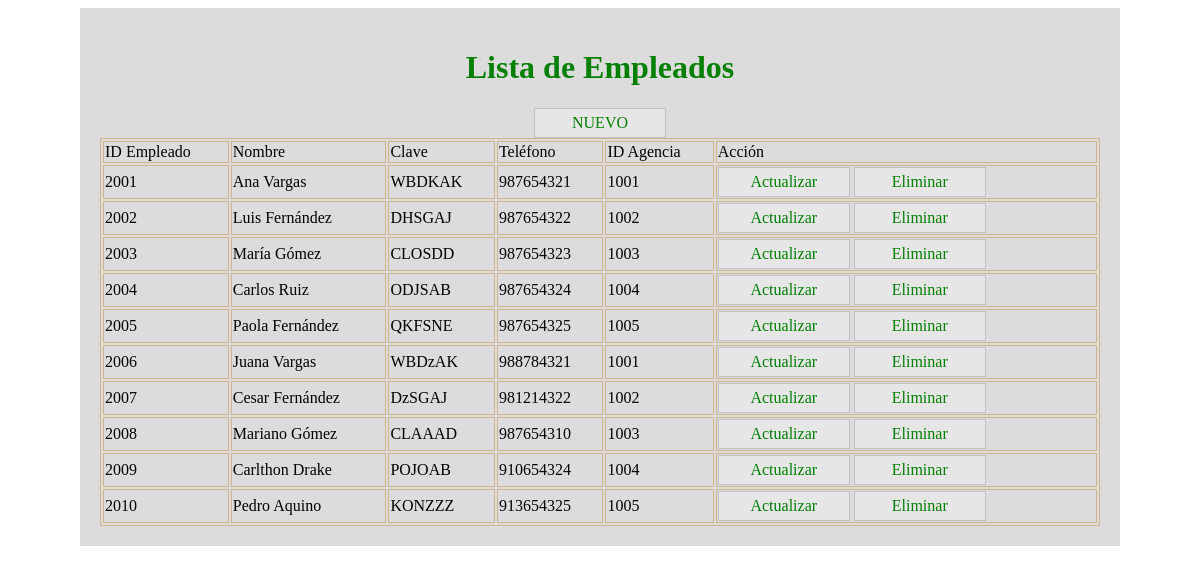
The app's page /MVC/ADMIN/Empleado/EmpleadoForm.php with its own data.
### tables this page shows
CREATE TABLE empleado(
	id_empleado INT(8)  AUTO_INCREMENT PRIMARY KEY,
    nombre VARCHAR(40) NOT NULL,
    clave CHAR(6) NOT NULL,
	telefono CHAR(9) DEFAULT NULL,
    id_agencia INT(8) NOT NULL,
    FOREIGN KEY (id_agencia) REFERENCES agencia (id_agencia) ON DELETE CASCADE ON UPDATE CASCADE
);

### MVC/ADMIN/Empleado/EmpleadoForm.php (the view, shortened to what this page needs)
<?php
require_once '../conexion.php';
$query = "SELECT * FROM empleado";
$result = $conn->query($query);
?>
<!DOCTYPE html>
<html lang="es">
<head>
    <link rel="stylesheet" href="../vista/css/app.css">
</head>
<body>
    <div class="panel">
        <h1 class="text-center">Lista de Empleados</h1>
        <div class="text-center">
            <a href="Insercion.php" class="btn">NUEVO</a>
        </div>
        <?php
        if ($result && $result->num_rows > 0) {
        ?>
        <table>
            <tr>
                <td>ID Empleado</td>
                <td>Nombre</td>
                <td>Clave</td>
                <td>Teléfono</td>
                <td>ID Agencia</td>
                <td>Acción</td>
            </tr>
            <tbody>
                <?php while ($row = $result->fetch_assoc()): ?>
                    <tr>
                        <td><?php echo htmlspecialchars($row['id_empleado']); ?></td>
                        <td><?php echo htmlspecialchars($row['nombre']); ?></td>
                        <td><?php echo htmlspecialchars($row['clave']); ?></td>
                        <td><?php echo htmlspecialchars($row['telefono']); ?></td>
                        <td><?php echo htmlspecialchars($row['id_agencia']); ?></td>
                        <td>
                            <a class="btn" href='Edicion.php?id=<?php echo urlencode($row['id_empleado']); ?>'>Actualizar</a>
                            <a class="btn" href='Eliminacion.php?id=<?php echo urlencode($row['id_empleado']); ?>'>Eliminar</a>
                        </td>
                    </tr>
                <?php endwhile; ?>
            </tbody>
        </table>
        <?php
        } else {
            echo "<p class='text-center'>No hay empleados registrados.</p>";
        }
        ?>
    </div>
</body>
</html>

### MVC/ADMIN/vista/css/app.css (style rules this page uses)
.panel { max-width: 1000px; padding: 20px; background:gainsboro; margin: auto; }
.text-center { text-align: center; color: green; }
table { width: 100%; }
table,tr,td { border:1px solid tan; }
h1 { text-align: center; color: green; }

### records on screen
empleado: id_empleado "2001", nombre "Ana Vargas", clave "WBDKAK", telefono "987654321", id_agencia "1001"
empleado: id_empleado "2002", nombre "Luis Fernández", clave "DHSGAJ", telefono "987654322", id_agencia "1002"
empleado: id_empleado "2003", nombre "María Gómez", clave "CLOSDD", telefono "987654323", id_agencia "1003"
empleado: id_empleado "2004", nombre "Carlos Ruiz", clave "ODJSAB", telefono "987654324", id_agencia "1004"
empleado: id_empleado "2005", nombre "Paola Fernández", clave "QKFSNE", telefono "987654325", id_agencia "1005"
empleado: id_empleado "2006", nombre "Juana Vargas", clave "WBDzAK", telefono "988784321", id_agencia "1001"
empleado: id_empleado "2007", nombre "Cesar Fernández", clave "DzSGAJ", telefono "981214322", id_agencia "1002"
empleado: id_empleado "2008", nombre "Mariano Gómez", clave "CLAAAD", telefono "987654310", id_agencia "1003"
empleado: id_empleado "2009", nombre "Carlthon Drake", clave "POJOAB", telefono "910654324", id_agencia "1004"
empleado: id_empleado "2010", nombre "Pedro Aquino", clave "KONZZZ", telefono "913654325", id_agencia "1005"
